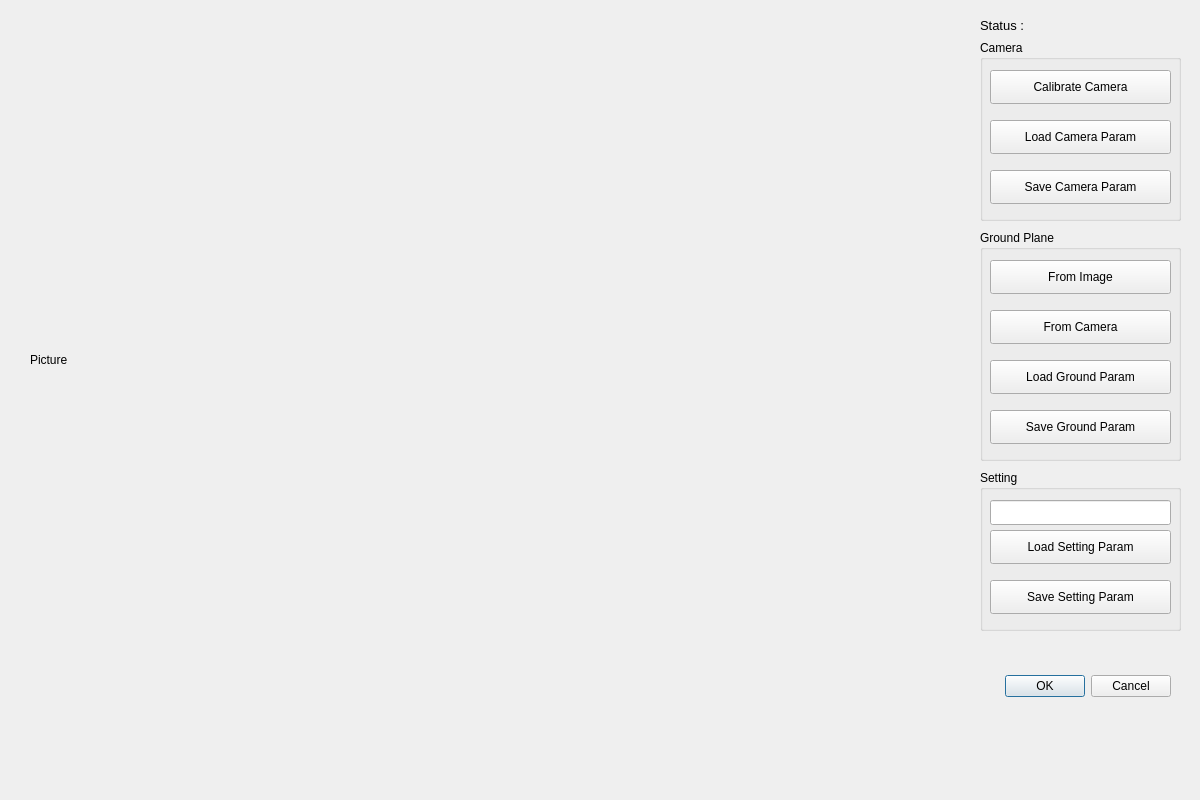
<?xml version="1.0" encoding="UTF-8"?>
<ui version="4.0">
 <class>DialogRange</class>
 <widget class="QDialog" name="DialogRange">
  <property name="geometry">
   <rect>
    <x>0</x>
    <y>0</y>
    <width>1200</width>
    <height>800</height>
   </rect>
  </property>
  <property name="windowTitle">
   <string>Global Coordinate Setup</string>
  </property>
  <widget class="QDialogButtonBox" name="buttonBox">
   <property name="geometry">
    <rect>
     <x>990</x>
     <y>670</y>
     <width>181</width>
     <height>32</height>
    </rect>
   </property>
   <property name="orientation">
    <enum>Qt::Horizontal</enum>
   </property>
   <property name="standardButtons">
    <set>QDialogButtonBox::Cancel|QDialogButtonBox::Ok</set>
   </property>
  </widget>
  <widget class="QLabelClick" name="imgLabel">
   <property name="geometry">
    <rect>
     <x>30</x>
     <y>20</y>
     <width>960</width>
     <height>680</height>
    </rect>
   </property>
   <property name="text">
    <string>Picture</string>
   </property>
  </widget>
  <widget class="QGroupBox" name="groupBox">
   <property name="geometry">
    <rect>
     <x>980</x>
     <y>40</y>
     <width>201</width>
     <height>181</height>
    </rect>
   </property>
   <property name="title">
    <string>Camera</string>
   </property>
   <widget class="QPushButton" name="ccBut">
    <property name="geometry">
     <rect>
      <x>10</x>
      <y>30</y>
      <width>181</width>
      <height>34</height>
     </rect>
    </property>
    <property name="text">
     <string>Calibrate Camera</string>
    </property>
   </widget>
   <widget class="QPushButton" name="lcpBut">
    <property name="geometry">
     <rect>
      <x>10</x>
      <y>80</y>
      <width>181</width>
      <height>34</height>
     </rect>
    </property>
    <property name="text">
     <string>Load Camera Param</string>
    </property>
   </widget>
   <widget class="QPushButton" name="scpBut">
    <property name="geometry">
     <rect>
      <x>10</x>
      <y>130</y>
      <width>181</width>
      <height>34</height>
     </rect>
    </property>
    <property name="text">
     <string>Save Camera Param</string>
    </property>
   </widget>
  </widget>
  <widget class="QGroupBox" name="groupBox_2">
   <property name="geometry">
    <rect>
     <x>980</x>
     <y>230</y>
     <width>201</width>
     <height>231</height>
    </rect>
   </property>
   <property name="title">
    <string>Ground Plane</string>
   </property>
   <widget class="QPushButton" name="fmBut">
    <property name="geometry">
     <rect>
      <x>10</x>
      <y>30</y>
      <width>181</width>
      <height>34</height>
     </rect>
    </property>
    <property name="text">
     <string>From Image</string>
    </property>
   </widget>
   <widget class="QPushButton" name="fcBut">
    <property name="geometry">
     <rect>
      <x>10</x>
      <y>80</y>
      <width>181</width>
      <height>34</height>
     </rect>
    </property>
    <property name="text">
     <string>From Camera</string>
    </property>
   </widget>
   <widget class="QPushButton" name="lgpBut">
    <property name="geometry">
     <rect>
      <x>10</x>
      <y>130</y>
      <width>181</width>
      <height>34</height>
     </rect>
    </property>
    <property name="text">
     <string>Load Ground Param</string>
    </property>
   </widget>
   <widget class="QPushButton" name="sgpBut">
    <property name="geometry">
     <rect>
      <x>10</x>
      <y>180</y>
      <width>181</width>
      <height>34</height>
     </rect>
    </property>
    <property name="text">
     <string>Save Ground Param</string>
    </property>
   </widget>
  </widget>
  <widget class="QGroupBox" name="groupBox_3">
   <property name="geometry">
    <rect>
     <x>980</x>
     <y>470</y>
     <width>201</width>
     <height>161</height>
    </rect>
   </property>
   <property name="title">
    <string>Setting</string>
   </property>
   <widget class="QPushButton" name="sspBut">
    <property name="geometry">
     <rect>
      <x>10</x>
      <y>110</y>
      <width>181</width>
      <height>34</height>
     </rect>
    </property>
    <property name="text">
     <string>Save Setting Param</string>
    </property>
   </widget>
   <widget class="QLineEdit" name="lspTxt">
    <property name="geometry">
     <rect>
      <x>10</x>
      <y>30</y>
      <width>181</width>
      <height>25</height>
     </rect>
    </property>
   </widget>
   <widget class="QPushButton" name="lspBut">
    <property name="geometry">
     <rect>
      <x>10</x>
      <y>60</y>
      <width>181</width>
      <height>34</height>
     </rect>
    </property>
    <property name="text">
     <string>Load Setting Param</string>
    </property>
   </widget>
  </widget>
  <widget class="QLabel" name="statusLb">
   <property name="geometry">
    <rect>
     <x>980</x>
     <y>10</y>
     <width>201</width>
     <height>31</height>
    </rect>
   </property>
   <property name="font">
    <font>
     <pointsize>10</pointsize>
    </font>
   </property>
   <property name="text">
    <string>Status :</string>
   </property>
  </widget>
 </widget>
 <customwidgets>
  <customwidget>
   <class>QLabelClick</class>
   <extends>QLabel</extends>
   <header location="global">qlabelclick.h</header>
  </customwidget>
 </customwidgets>
 <resources/>
 <connections>
  <connection>
   <sender>buttonBox</sender>
   <signal>accepted()</signal>
   <receiver>DialogRange</receiver>
   <slot>accept()</slot>
   <hints>
    <hint type="sourcelabel">
     <x>248</x>
     <y>254</y>
    </hint>
    <hint type="destinationlabel">
     <x>157</x>
     <y>274</y>
    </hint>
   </hints>
  </connection>
  <connection>
   <sender>buttonBox</sender>
   <signal>rejected()</signal>
   <receiver>DialogRange</receiver>
   <slot>reject()</slot>
   <hints>
    <hint type="sourcelabel">
     <x>316</x>
     <y>260</y>
    </hint>
    <hint type="destinationlabel">
     <x>286</x>
     <y>274</y>
    </hint>
   </hints>
  </connection>
 </connections>
</ui>
